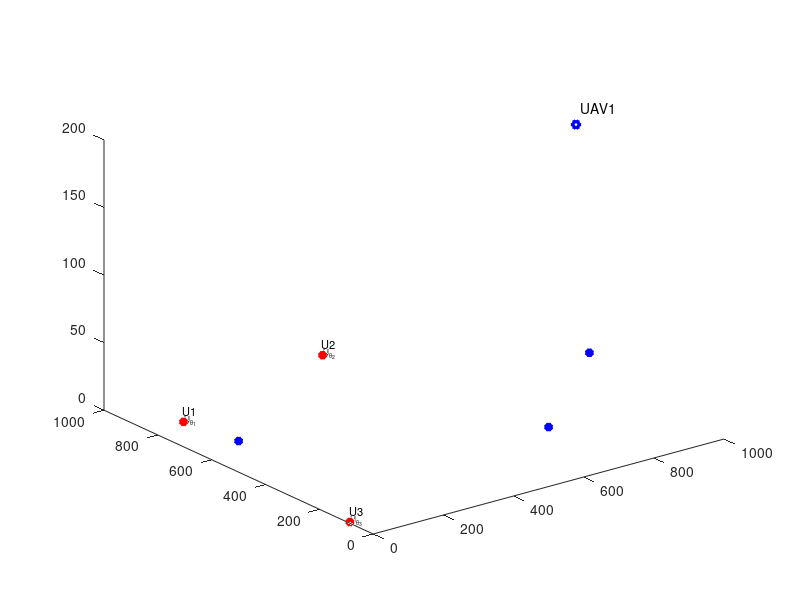

This figure's MATLAB source: (Note: this script raises an error after producing the figure.)
clc
clear variables
close all

%% Desription
% This simulation environment has 2000m width, 2000m lenght and 500m height
%  
% In this simulation has 3 users, 3 base stations and 1 UAV
% As the first step, users, base stations and UAV positioned randomly by manually
% Assumed UAV in randomly assigned static position in XYZ plane (In first step)
% Assumed users position randomly assigned and height is 0
% Base station position randomly assigned edges of the envoronment
% Base station height randomly assigned between 15m to 50m

%% Simulation Environment

enWidth = 1000;             % Simulation Environment Width (X axis)
enLength = 1000;            % Simulation Environment Length (Y axis)
enHeight = 320;             % Simulation Environment Height (Z axis)
maxHeighUAV = 300;          % Maximum Height of UAV
minHeighUAV = 150;           % Minimum Height of UAV
noUsers = 3;                % Number of Users
noBS = 3;                   % Number of Base Sations
noUAV = 1;                  % Number of UAVs

%% Users, Base Sataions and UAV Position

% UAV Position
for i=1:noUAV
    xUAV(i) = randi(enWidth);       % UAV position in X axis
    yUAV(i) = randi(enLength);      % UAV position in Y axis
    zUAV(i) = randi([minHeighUAV,maxHeighUAV]);   % UAV position in Z axis
end

% Users' posision
for i=1:noUsers
    xUser(i) = randi(enWidth);      % User position in X axis
    yUser(i) = randi(enLength);     % User position in Y axis
    zUser(i) = 0;                   % User position in Z axis = 0
end

% BSs' posision
x = [0, 500, 1000];
y = [500, 0, 500];
for i=1:noBS
    xBS(i) = x(i);          % Base station position in X axis
    yBS(i) = y(i);          % Base station position in Y axis
    zBS(i) = randi([15, 50]);           % Base station position in Z axis
end

%% Figure Plot in Initial State

% User plotting
figure,
userPlot = plot3(xUser,yUser,zUser,'r*','linewidth',3); hold on;
for o=1:noUsers
    textUsers(o) = text(xUser(o)-10,yUser(o)-10,zUser(o)+10,['U',num2str(o)],'FontSize', 8);
    textUsAngle(o) = text(xUser(o)+10,yUser(o)+10,['U_{\theta_{',num2str(o),'}}'],'FontSize', 6);
end

% UAVs Plotting
plot3(xUAV, yUAV, zUAV, 'bh','linewidth', 3);
for o=1:noUAV
    text(xUAV(o) + 20, yUAV(o) + 10, zUAV(o) + 10,['UAV', num2str(o)]);
end

% BSs Plotting
plot3(xBS, yBS, zBS, 'b*','linewidth', 3);
for o=1:noBS
    plot3([xBS(o) xBS(o)], [yBS(o) yBS(o)],[zBS(o) 0], 'bl-','linewidth', 1); drawnow
    text(xBS(o) + 20, yBS(o) + 10, zBS(o) + 10,['BS', num2str(o)],'FontSize', 8);
    textBSAngle(o) = text(xBS(o)+10,yBS(o)+10,zBS(o)-5,['BS_{\theta_{',num2str(o),'}}'],'FontSize', 6);
end

% Plotting LoS Channel between users and UAVs
for i = 1:noUAV
    for directUsers = 1:noUsers
        plot3([xUAV(i) xUser(directUsers)], [yUAV(i) yUser(directUsers)],[zUAV(i) zUser(directUsers)], 'r-','linewidth', 1); drawnow
    end
end

% Plotting LoS Channel between BSs and UAVs
for i = 1:noUAV
    for directBS = 1:noBS
        plot3([xUAV(i) xBS(directBS)], [yUAV(i) yBS(directBS)],[zUAV(i) zBS(directBS)], 'g-','linewidth', 1); drawnow
    end
end

% 3D Plot labels
xlim([0 1100])
ylim([0 1100])
zlim([0 320])
xlabel('Length (m)');
ylabel('Width (m)');
zlabel('Height (m)');
grid on; drawnow

%% LoS distance between UAV and Users/Base Stations

for i = 1:noUAV
    % LoS distance between UAVs and Users
    for m=1:noUsers
        groundDisUAV_User = sqrt((xUAV(i)-xUser(m))^2 + (yUAV(i)-yUser(m))^2);
        DisUAV_User(i,m) = sqrt(groundDisUAV_User^2 + zUAV^2);
    end
    
    % LoS distance between UAVs and BSs
    for m=1:noBS
        groundDisUAV_BS = sqrt((xUAV(i)-xBS(m))^2 + (yUAV(i)-yBS(m))^2);
        DisUAV_BS(i,m) = sqrt(groundDisUAV_BS^2 + (zUAV(i) - zBS(m))^2);
    end
end

%% Elavation Angle between UAV and Users/Base Stations

for i = 1:noUAV
    % Elavation Angle in radiant between UAVs and Users
    for m=1:noUsers
        angleUAV_User(i,m) = asin(zUAV(i)/DisUAV_User(i,m));%*(pi/180);
    end
    % Elavation Angle in radiant between UAVs and BSs
    for m=1:noBS
        angleUAV_BS(i,m) = asin(abs(zUAV(i)-zBS(m))/DisUAV_BS(i,m));%*(pi/180);
    end
end

%% Angle-depend rician factor for Users and BSs
A1 = 1;
A2 = (log(db2pow(60)/A1))/(pi/2);
for i = 1:noUAV
    % Angle-depend rician factor for UAVs and Users
    for m=1:noUsers
        K_UAV_User(i,m) = A1*exp(A2*angleUAV_User(i,m));
    end
    % Angle-depend rician factor for UAVs and BSs
    for m=1:noBS
        K_UAV_BS(i,m) = A1*exp(A2*angleUAV_BS(i,m));
    end
end

%% Rician Fading for Users and BSs

N = 10^5;
g = sqrt(1/2)*(randn(1,N)+1i*randn(1,N));

for i = 1:noUAV
    % Rician fading for UAVs and Users
    for m=1:noUsers
        g_UAV_User(i,m,:) = sqrt(K_UAV_User(i,m)/(1+K_UAV_User(i,m)))*g + sqrt(1/(1+K_UAV_User(i,m)))*g;
    end
    % Rician fading for UAVs and BSs
    for m=1:noBS
        g_UAV_BS(i,m,:) = sqrt(K_UAV_BS(i,m)/(1+K_UAV_BS(i,m)))*g + sqrt(1/(1+K_UAV_BS(i,m)))*g;
    end
end

%% Avarage Channel Power Gain

% Assume Path Loss Componet = 4
% Assume Average Channel Power Gain = -60dB

eta = 4;    % Path Loss Component
b0 = db2pow(-60);  % Average channel power gain at a reference deistance d0 = 1m

for i = 1:noUAV
    % Rician fading for UAVs and Users
    for m=1:noUsers
        chPow_UAV_User(i,m) = b0*((DisUAV_User(i,m))^(-eta));
    end
    % Rician fading for UAVs and BSs
    for m=1:noBS
        chPow_UAV_BS(i,m) = b0*((DisUAV_BS(i,m))^(-eta));
    end
end

%% Channel Coefficeint

for i = 1:noUAV
    % Rician fading for UAVs and Users
    for m=1:noUsers
        h_UAV_Users = sqrt(chPow_UAV_User(i,m))*g_UAV_User(i,m,:);
        abs_h_UAV_Users(i,m,:) = (abs(h_UAV_Users)).^2;
    end
    % Rician fading for UAVs and BSs
    for m=1:noBS
        h_UAV_BS = sqrt(chPow_UAV_BS(i,m))*g_UAV_BS(i,m,:);
        abs_h_UAV_BS(i,m,:) = (abs(h_UAV_BS)).^2;
    end
end

%% Analysis Result for Uplink and Downlink

ptdb = 10:5:110;                   %Transmission power of BS in dBm
pt = (10^-3)*db2pow(ptdb);        %Transmission power of BS in linear scale

BW = 10^6;                      %System bandwidht
No = -174 + 10*log10(BW);       %Noise power dBm
no = (10^-3)*db2pow(No);       %Noise power linear scale

snr = pt./no;               %SNR in linear scale
snrdb = 10*log(snr);       %SNR in dbm
%snrdb = snrdbm - 30;        %SNR in db

%pR1 = zeros(1,length(snr));      %counter for Relay 1
%pR2 = zeros(1,length(snr));      %counter for Relay 2
pRUP = zeros(length(ptdb),noUAV,noBS);
pROMAUP = zeros(length(ptdb),noUAV,noBS);

pRDwn = zeros(length(ptdb),noUAV,noUsers);
pROMADwn = zeros(length(ptdb),noUAV,noUsers);

rate = 1;                      %Achievable Rete for signals

%Channel coeffiecent value sorting
for i = 1:noUAV
    % Mean value of Rician fading for UAVs and Users
    for m=1:noUsers
        mean_abs_h_UAV_Users(i,m) = mean(abs_h_UAV_Users(i,m,:));
    end
    % Mean value of Rician fading for UAVs and BSs
    for m=1:noBS
        mean_abs_h_UAV_BS(i,m) = mean(abs_h_UAV_BS(i,m,:));
    end
end

for i = 1:noUAV
    % Mean value of Rician fading for UAVs and Users
    for m=1:noUsers
        sort_mean_abs_h_UAV_Users(i,:) = sort(mean_abs_h_UAV_Users(i,:));
    end
    % Mean value of Rician fading for UAVs and BSs
    for m=1:noBS
        sort_mean_abs_h_UAV_BS(i,:) = sort(mean_abs_h_UAV_BS(i,:));
    end
end

for i = 1:noUAV
    for m=1:noUsers
        % Allocate user number for UAV
        indexUser(i,m) = find(mean_abs_h_UAV_Users(i,:) == sort_mean_abs_h_UAV_Users(i,m));
    end
    for m=1:noBS
        % Allocate BS number for UAV
        indexBS(i,m) = find(mean_abs_h_UAV_BS(i,:) == sort_mean_abs_h_UAV_BS(i,m));
    end
end

%-------------------------------------------------------------------------------------------------------------------
%-------------------------------------------------------------------------------------------------------------------
% Simulation for Uplink

for u = 1:length(ptdb)
    for i = 1:noUAV
        for m=1:noBS
            if m==1
                for p = 1:N
                    arr(p) = abs_h_UAV_BS(i,indexBS(i,m),p);
                end
                achRateUP(u,i,indexBS(i,m),:) = log2(1 + snr(u).*arr);
            else
                abs_h = zeros(1,N);
                for j = 1:(m-1)
                    for p = 1:N
                        arr(p) = abs_h_UAV_BS(i,indexBS(i,j),p);
                    end
                    abs_h = abs_h + arr;
                end
                for p = 1:N
                    arr(p) = abs_h_UAV_BS(i,indexBS(i,m),p);
                end
                achRateUP(u,i,indexBS(i,m),:) = log2(1 + ((snr(u).*arr)./(1 + (snr(u).*abs_h))));
            end
            for p = 1:N
                arr(p) = abs_h_UAV_BS(i,m,p);
            end
            achRateOMAUP(u,i,m,:) = (1/noBS)*log2(1 + (snr(u).*arr)); 
        end
    end
end


for u = 1:length(ptdb)
    for i = 1:noUAV
        for m=1:noBS
            for k = 1:N
                if (achRateUP(u,i,m,k) < rate)
                    pRUP(u,i,m) = pRUP(u,i,m) + 1;
                end
                if (achRateOMAUP(u,i,m,k) < rate)
                    pROMAUP(u,i,m) = pROMAUP(u,i,m) + 1;
                end
            end
        end
    end
end

for u = 1:length(ptdb)
    for i = 1:noUAV
        for m=1:noBS
            for k = 1:N
                pRoutUP(u,i,m) = pRUP(u,i,m)/N;
                pRoutOMAUP(u,i,m) = pROMAUP(u,i,m)/N;
            end
        end
    end
end

% for i = 1:N
%     arr(i) = abs_h_UAV_BS(1,3,i);
% end
figure
semilogy(ptdb, pRoutUP(:,1,1),':', 'linewidth', 1.5); hold on;
semilogy(ptdb, pRoutUP(:,1,2),':', 'linewidth', 1.5); hold on;
semilogy(ptdb, pRoutUP(:,1,3),':', 'linewidth', 1.5); hold on;
semilogy(ptdb, pRoutOMAUP(:,1,1), 'linewidth', 1.5); hold on;
semilogy(ptdb, pRoutOMAUP(:,1,2), 'linewidth', 1.5); hold on;
semilogy(ptdb, pRoutOMAUP(:,1,3), 'linewidth', 1.5); hold on;

legend('BS 1 -> UAV (NOMA)','BS 2 -> UAV (NOMA)','BS 3 -> UAV (NOMA)','BS 1 -> UAV (OMA)','BS 2 -> UAV (OMA)','BS 3 -> UAV (OMA)');
xlabel('Transmit Power (dBm)');
ylabel('Outage Probability');
grid on; drawnow
title('Outage Probability in AWGN and Rician Fading channel for Uplink (BS -> UAV)');

%-------------------------------------------------------------------------------------------------------------------
%-------------------------------------------------------------------------------------------------------------------
% Simulation for Downlink

for i = 1:noUsers
    if i == 1
        powCoef(i) = 0.7;
    elseif i > 1
        if i == noUsers
            powCoef(i) = 1 - sum(powCoef);
        else
            powCoef(i) = 0.8*(1 - sum(powCoef));
        end
    end
end

powCoef = sort(powCoef);

for u = 1:length(ptdb)
    for i = 1:noUAV
        for m=1:noUsers
            if m==noUsers
                for p = 1:N
                    arr(p) = abs_h_UAV_Users(i,indexUser(i,m),p);
                end
                achRateDwn(u,i,indexUser(i,m),:) = log2(1 + powCoef(m)*snr(u).*arr);
            else
                ap = 0;
                for j = 1:(i-1)
                    ap = ap + powCoef(j);
                end
                for p = 1:N
                    arr(p) = abs_h_UAV_Users(i,indexUser(i,m),p);
                end
                achRateDwn(u,i,indexUser(i,m),:) = log2(1 + ((powCoef(m)*snr(u).*arr)./(1 + (ap*snr(u).*arr))));
            end
            for p = 1:N
                arr(p) = abs_h_UAV_Users(i,m,p);
            end
            achRateOMADwn(u,i,m,:) = (1/noUsers)*log2(1 + (snr(u).*arr)); 
        end
    end
end

for u = 1:length(ptdb)
    for i = 1:noUAV
        for m=1:noUsers
            for k = 1:N
                if (achRateDwn(u,i,m,k) < rate)
                    pRDwn(u,i,m) = pRDwn(u,i,m) + 1;
                end
                if (achRateOMADwn(u,i,m,k) < rate)
                    pROMADwn(u,i,m) = pROMADwn(u,i,m) + 1;
                end
            end
        end
    end
end

for u = 1:length(ptdb)
    for i = 1:noUAV
        for m=1:noUsers
            for k = 1:N
                pRoutDwn(u,i,m) = pRDwn(u,i,m)/N;
                pRoutOMADwn(u,i,m) = pROMADwn(u,i,m)/N;
            end
        end
    end
end

figure
semilogy(ptdb, pRoutDwn(:,1,1),':', 'linewidth', 1.5); hold on;
semilogy(ptdb, pRoutDwn(:,1,2),':', 'linewidth', 1.5); hold on;
semilogy(ptdb, pRoutDwn(:,1,3),':', 'linewidth', 1.5); hold on;
semilogy(ptdb, pRoutOMADwn(:,1,1), 'linewidth', 1.5); hold on;
semilogy(ptdb, pRoutOMADwn(:,1,2), 'linewidth', 1.5); hold on;
semilogy(ptdb, pRoutOMADwn(:,1,3), 'linewidth', 1.5); hold on;

legend('UAV -> User 1 (NOMA)','UAV -> User 2 (NOMA)','UAV -> User 3 (NOMA)','UAV -> User 1 (OMA)','UAV -> User 2 (OMA)','UAV -> User 3 (OMA)');
xlabel('Transmit Power (dBm)');
ylabel('Outage Probability');
grid on; drawnow
title('Outage Probability in AWGN and Rician Fading channel for Downlink (UAV -> Users)');

% 
% for u = 1:length(ptdb)
%     for i = 1:noUAV
%         for m=1:noUsers
%             for k = 1:N
%                 pRoutAll(u,i,m) = pRoutUP(u,i,m)*pRoutDwn(u,i,m);
%                 pRoutOMAAll(u,i,m) = pRoutOMAUP(u,i,m)*pRoutOMADwn(u,i,m);
%             end
%         end
%     end
% end
% 
% 
% figure
% semilogy(ptdb, pRoutAll(:,1,1),':', 'linewidth', 1.5); hold on;
% semilogy(ptdb, pRoutAll(:,1,2),':', 'linewidth', 1.5); hold on;
% semilogy(ptdb, pRoutAll(:,1,3),':', 'linewidth', 1.5); hold on;
% semilogy(ptdb, pRoutOMAAll(:,1,1), 'linewidth', 1.5); hold on;
% semilogy(ptdb, pRoutOMAAll(:,1,2), 'linewidth', 1.5); hold on;
% semilogy(ptdb, pRoutOMAAll(:,1,3), 'linewidth', 1.5); hold on;
% 
% legend('BS 1 -> User 1 (NOMA)','BS 2 -> User 2 (NOMA)','BS 3 -> User 3 (NOMA)','BS 1 -> User 1 (OMA)','BS 2 -> User 2 (OMA)','BS 3 -> User 3 (OMA)');
% xlabel('Transmit Power (dBm)');
% ylabel('Outage Probability');
% grid on; drawnow
% title('Outage Probability in AWGN and Rician Fading channel (BSs -> Users)');
% 
% 
% %% Analysis Result for Downlink
% 
